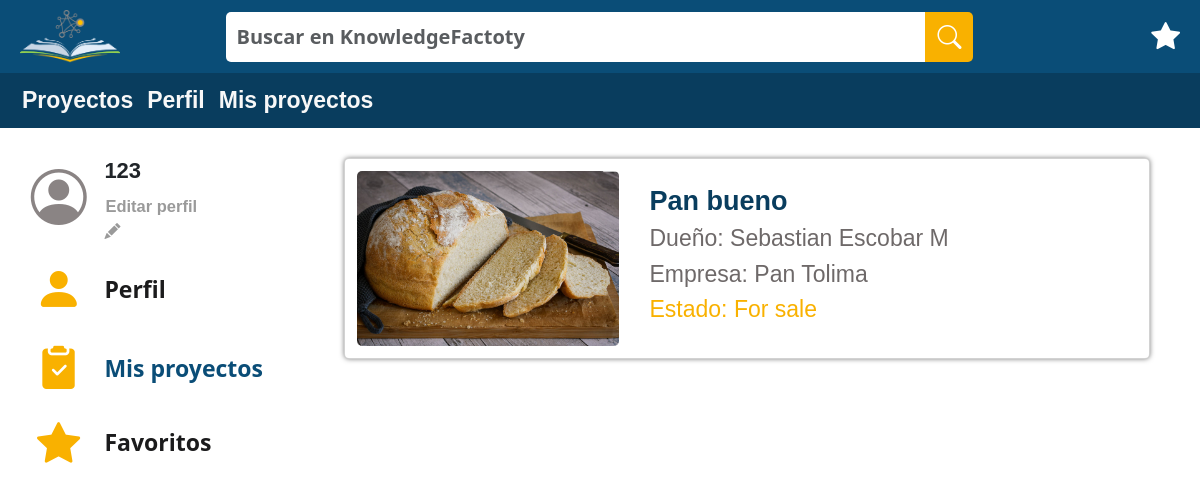
The app's page /Cotizaciones/ (signed in), older data.
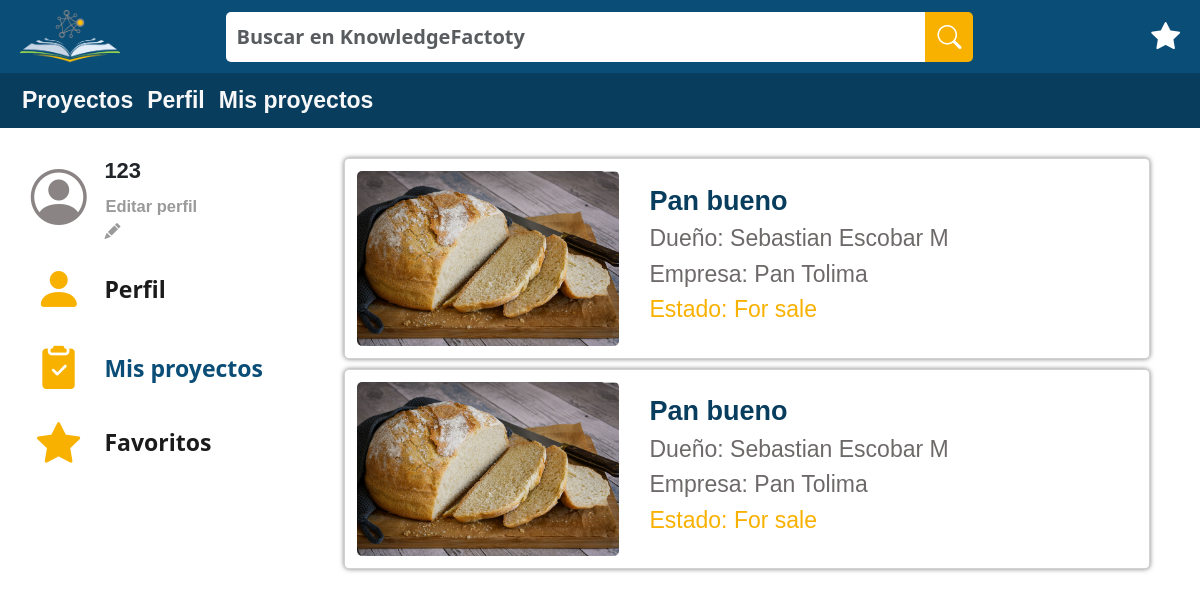
The same page, newer data.
### test_app/models.py (models this page shows, shortened)
class User(AbstractBaseUser, PermissionsMixin):
    cc = models.CharField(auto_created=False, primary_key=True, serialize=False, verbose_name='CC', max_length=10)
    fullname = models.CharField(max_length=50)
    phoneNumberU = models.CharField(max_length=15)
    email = models.EmailField(max_length=100, verbose_name="email", unique=True)
    password = models.CharField(max_length=100)
    birthday = models.DateField()
    is_staff = models.BooleanField(default=True) #esto es necesario para el login. Aunque podemos ignorarlo en el modelo de datos.
    is_active = models.BooleanField(default=True) #esto es necesario para el login. Aunque podemos ignorarlo en el modelo de datos.
    is_superuser = models.BooleanField(default=False) #esto es necesario para el login. Aunque podemos ignorarlo en el modelo de datos.
    objects = CustomUserManager()
    USERNAME_FIELD = 'email'
    REQUIRED_FIELDS = ['cc', 'fullname', 'phoneNumberU', 'password', 'birthday']
    class Meta:
        verbose_name = 'User'
        verbose_name_plural = 'Users'

class Binnacle(models.Model):
    project = models.ForeignKey(Project, on_delete=models.CASCADE)
    buyer = models.ForeignKey(Company, on_delete=models.CASCADE)
    admin = models.ForeignKey(User, on_delete=models.CASCADE)
    quotation = models.OneToOneField(Quotation, on_delete=models.CASCADE)

class Project(models.Model):
    name = models.CharField(max_length=30)
    objective = models.TextField()
    results = models.TextField()
    reach = models.TextField()
    state = models.TextField()
    ownerCompany = models.OneToOneField(Company, on_delete=models.CASCADE)
    photo= models.ImageField(null=True, blank=True, upload_to="images/")

class Company(models.Model):
    nit = models.CharField(auto_created=False, primary_key=True, serialize=False, verbose_name='NIT', max_length=9)
    name = models.CharField(max_length=50)
    phoneNumberC = models.CharField(max_length=15)
    address = models.CharField(max_length=300)
    user = models.ForeignKey(User, on_delete=models.CASCADE)
    objects = CompanyManager()
    REQUIRED_FIELDS = ['nit', 'name', 'phoneNumber', 'address', 'user']

### test_app/views.py (the view)
# urls.py: path('Cotizaciones/',views.ProfileMeetingView.as_view(), name="profileMeeting"),
class ProfileMeetingView(TemplateView):
    template_name="test_app/ProfileMeeting.html"
    def get(self, req):
        user=req.user
        company=get_object_or_404(Company,user=user)
        binnacles=Binnacle.objects.filter(buyer=company)
        return render(req, 'test_app/ProfileMeeting.html',{'binnacles': binnacles, 'user':user})

### test_app/templates/test_app/ProfileMeeting.html (shortened to what this page needs)
{% extends 'test_app/base.html' %}
{% load static %}
{% block content %}
<!DOCTYPE html>
<html lang="en">
<head>
    <link href="https://cdn.jsdelivr.net/npm/bootstrap@5.3.0-alpha2/dist/css/bootstrap.min.css" rel="stylesheet">
    <link rel="stylesheet" href="https://cdn.jsdelivr.net/npm/bootstrap-icons@1.10.3/font/bootstrap-icons.css">
    <link rel="stylesheet" href='{% static "CSS/styleProfileMeeting.css" %}'>
</head>
<body>
    <header class="container-fluid text-center" style="padding: 10px;  background-color: #0A4D77;">
        <div class="row align-items-center" style="padding-left: 10px; padding-right: 10px;">
          <div class="col-2 image_locate">
            <img src='{% static "/Images/Logo_DreamsBank.png" %}' alt="Logo de DreamsBank" style="width: 100px;">
          </div>
          <div class="col-8 items_search_locate" style="display: flex; justify-content: center;">
            <form class="form-inline">
              <div class="input-group" style="flex-shrink: 0;">
                <input id="input_search" type="text" class="form-control" placeholder="Buscar en KnowledgeFactoty" style="width: 700px;">
                <div class="input-group-append">
                  <button class="btn btn-secondary" type="button" style="background-color: #F9B100; border: 0; border-radius: 0px ; border-top-right-radius: 5px; border-bottom-right-radius: 5px; width: 100%; height: 100%;">
                    <i class="bi bi-search" style="font-size: 1.5em;"></i>
                  </button>
                </div>
              </div>
            </form>
          </div>
          <div class="col-2" style="display: flex; justify-content: end;">
            <a href="{% url 'profileFavorites' %}" class="bi bi-star-fill" style="color: #fff; font-size: 1.8em;text-decoration:none;"></a>
          </div>
        </div>
      </header>
      <header class="row-fluid text-center" style="padding: 10px; padding-left: 15px; padding-right: 15px; background-color: #093D5E;">
        <div class="menu-bar">
          <a href="{% url 'homePage' %}" class="menu-item">Proyectos</a>
          <a href="{% url 'profile' %}" class="menu-item">Perfil</a>
          <a href="{% url 'profileMeeting' %}" class="menu-item">Mis proyectos</a>
        </div>
      </header>
    <div class="PrimaryBox">
      <div class="container-fluid" style="padding: 10px; padding-top: 20px; padding-bottom: 20px">
      <div class="row" style="padding-left: 15px; padding-right: 15px; padding-bottom: 25px;">
        <div class="col-3" style="margin: 0px; justify-content: space-between;">
          <div class="row" style="margin: 0px; margin-bottom: 10px;">
            <div class="col-3" style="display: flex ;align-items: center; justify-content:center;">
              <i class="bi bi-person-circle" style="color: #8a8484; font-size: 3.5em;"></i>
            </div>
            <div class="col-9" style="display: flex; align-items: center,start; justify-content: left ;flex-direction: column; padding-top: 10px;">
              <div class="row" style="flex: 1; align-items: end;">
                <h5 style="font-family: 'Roboto Flex', 'Arial', 'sans-serif'; font-weight: bold; font-size: 22px;">{{user.fullname}}</h5>
              </div>
              <div class="row" style="flex: 1;align-items: start; display: flex;">
                <div class="col-8" style="align-items: start">
                  <a href="{% url "editProfile" %}" target="_self" class="btn btn-link" style="font-family: 'Roboto Flex', 'Arial', 'sans-serif'; font-weight: bold; color: #9A9A9A; text-decoration: none; font-size: 16.5px; width: fit-content; padding: 0px;">Editar perfil</a>
                  <a href="{% url "editProfile" %}" target="_self" class="bi bi-pencil-fill" style="color: #9a9a9a;"></a>
                </div>
              </div>
            </div>
          </div>
          <div class="row" style="margin: 0px; margin-bottom: 10px;">
            <div class="col-3"  style="display: flex ;align-items: center; justify-content:center ;">
              <a href="{% url "profile" %}" target="_self" class="bi bi-person-fill" style="color: #F9B100; font-size: 3.0em;"></a>
            </div>
            <div class="col" style="align-items: center; display: flex;">
              <a href="{% url "profile" %}" target="_self" style="color: #1b1b1c; font-size: 23px; text-decoration: none; font-weight: bold;">Perfil</a>
            </div>
          </div>
          <div class="row" style="margin: 0px; margin-bottom: 10px;">
            <div class="col-3"  style="display: flex ;align-items: center; justify-content:center ;">
              <a href="{% url "profileMeeting" %}" target="_self" class="bi bi-clipboard2-check-fill" style="color: #F9B100; font-size: 2.7em;"></a>
            </div>
            <div class="col" style="align-items: center; display: flex;">
              <a href="{% url "profileMeeting" %}" target="_self" style="color: #0A4D77; font-size: 23px; text-decoration: none; font-weight: bold;">Mis proyectos</a>
            </div>
          </div>
          <div class="row" style="margin: 0px; margin-bottom: 10px;">
            <div class="col-3"  style="display: flex ;align-items: center; justify-content:center ;">
              <a href="{% url "profileFavorites" %}" target="_self" class="bi bi-star-fill" style="color: #F9B100; font-size: 2.7em;"></a>
            </div>
            <div class="col" style="align-items: center; display: flex;">
              <a href="{% url "profileFavorites" %}" target="_self" style="color: #1b1b1c; font-size: 23px; text-decoration: none; font-weight: bold;">Favoritos</a>
            </div>
          </div>
        </div>
      <div class="col-9">
          <div class="gridProducts">
            {% for bin in binnacles %}
              <div class="card" id="{{bin.id}}">
                  <a href="{% url 'meetingBinnacle' bin.id %}" style="z-index:5;position: absolute;width: 100%;height: 100%;"></a>
                  <div class="row">
                      <div class="col-3 card_image">
                          <img src="{{bin.project.photo.url}}" style="width: 95%;height: 95%; border-radius: 5px;;">
                      </div>
                      <div class="col-6 card_content">
                        <h1 class="card_title">{{bin.project.name}}</h1>
                        <h3 class="card_text">Dueño: {{bin.project.ownerCompany.user.fullname}}</h3>
                        <h3 class="card_text">Empresa: {{bin.project.ownerCompany.name}}</h3>
                        <h3 class="card_text" style="color: #F9B100">Estado: {{bin.project.state}}</h3>
                      </div>
                  </div>
              </div>
            {% endfor %}
          </div>
      </div>
    </div>
</body>
</html>
{% endblock %}

### test_app/templates/test_app/base.html (shortened to what this page needs)
{% load static%}
<!DOCTYPE html>
<html lang="en">
<head>
    <link href="https://cdn.jsdelivr.net/npm/bootstrap@5.3.0-alpha2/dist/css/bootstrap.min.css" rel="stylesheet">
    <link rel="stylesheet" href="https://cdn.jsdelivr.net/npm/bootstrap-icons@1.10.3/font/bootstrap-icons.css">
</head>
<body>
    {% block content %}
    {% endblock %}
</body>
</html>

### test_app/static/CSS/styleProfileMeeting.css (style rules this page uses)
* { margin: 0; padding: 0; box-sizing: border-box; text-decoration: none; }
.image_locate { text-align: left; }
.items_search_locate { text-align: center; align-self: center; }
#input_search { height: 50px; border: 0px; border-top-left-radius: 5px; border-bottom-left-radius: 5px; color: #525151; font-weight: bold; padding-left: 10px; padding-right: 10px; font-size: 20px; text-align: left; }
.menu-bar { display: flex; flex-direction: row; flex-wrap: wrap; overflow: hidden; justify-content:left; align-items: center; }
header div a { display: flex; align-self: center; justify-content: center; }
.menu-item { color: #fff; list-style: none; margin-right: 7px; margin-left: 7px; text-decoration: none; font-size: 23px; font-weight: bold; color: #F8F8F8; font-family: "Roboto Flex", "Arial", sans-serif; }
.gridProducts { display: grid; grid-template-columns: repeat(1, 1fr); padding-top: 10px; padding-left: 25px; padding-right: 25px; padding-bottom: 10px; }
.gridProducts .card { background-color: #fff; border-radius: 5px; padding: 12px; margin-bottom: 10px; text-align: left; box-shadow: 0 0 5px rgba(0,0,0,0.5); }
.gridProducts .card .card_image { width: 300px; align-self: center; }
.gridProducts .card .card_content { padding: 5px; text-align: left; height: auto; align-self: center; }
.gridProducts .card .card_content .card_title { font-size: 27px; font-weight: bold; color: #093D5E; font-family: "Roboto Flex", "Arial", sans-serif; }
.gridProducts .card .card_content .card_text { font-size: 23px; color: #6e6969; font-family: "Roboto Flex", "Arial", sans-serif; }

Row changes from the older to the newer data that the page shows:
added Binnacle: project.photo (picture), project.name "Pan bueno", project.ownerCompany.user.fullname "Sebastian Escobar M", project.ownerCompany.name "Pan Tolima", project.state "For sale"
